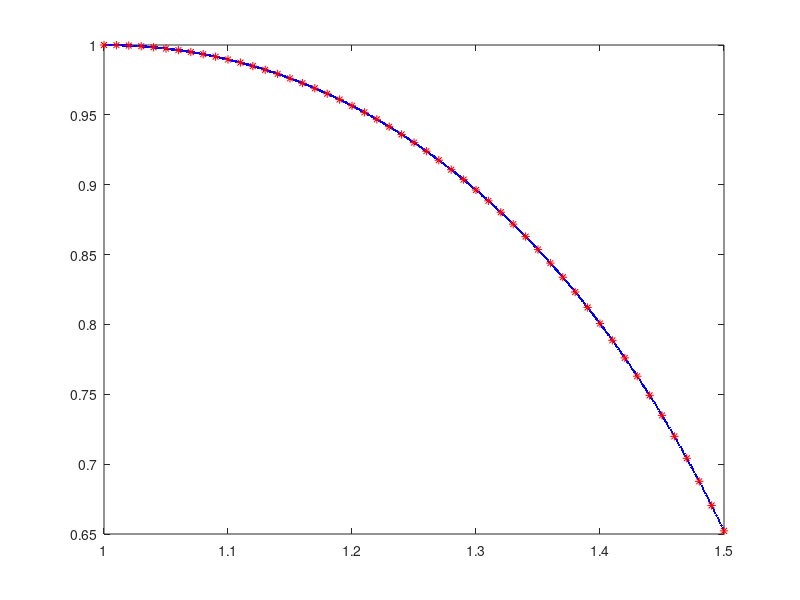

Recreate this plot in MATLAB.
function odeRK()
    plotsoln();
    rnge = [1, 1.5];
    y0 = 1;
    [X, Y] = RKMethod(@ode1, y0, rnge);
    hold on; plot(X, Y, '*r');
end

function [X, Y] = RKMethod(dydx, y0, xspan)
    X = xspan(1):0.01:xspan(2);
    Y = zeros(size(X));
    Y(1) = y0;
    
    for i = 1:length(X)-1
        k1 = 0.01 * dydx(X(i), Y(i));
        k2 = 0.01 * dydx(X(i) + 0.01/2, Y(i) + k1/2);
        k3 = 0.01 * dydx(X(i) + 0.01/2, Y(i) + k2/2);
        k4 = 0.01 * dydx(X(i) + 0.01, Y(i) + k3);
        
        Y(i+1) = Y(i) + (k1 + 2*k2 + 2*k3 + k4)/6;
    end
end


function dydx = ode1(x, y)
    dydx = (y.^2 - x.^2)/(x*y);
end

function plotsoln()
    clear all; clc; close all

    rnge = 1:0.001:1.5;
    y = rnge.*sqrt(1-2*log(rnge));
    plot(rnge, y, '.b');
end